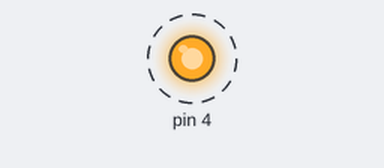
Bench run of a sketch on a simulated Arduino Uno, built with avr-gcc and run on an emulated ATmega328P. Shown: output pins drawn as LEDs (lit = HIGH). Dashed ring = blinking. What the sketch prints to the serial monitor is not drawn.

Above: at 1.5 s.
Timing chart, 0 to 5.6 s (numbered marks = the images above):
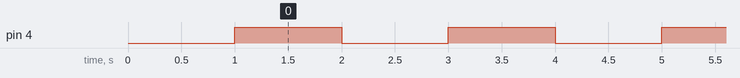

The sketch:

blink.ino
```cpp
void setup()
{
    // initialize the digital pin as an output.
    // Pin 13 has an LED connected on most Arduino boards:
    pinMode(4, OUTPUT);
    Serial.begin(115200);
    delay(1000);
    Serial.println("Starte...");
}

void loop()
{
    Serial.println("Hight");
    digitalWrite(4, HIGH); // set the LED on
    delay(1000);           // wait for a second
    Serial.println("LOW");
    digitalWrite(4, LOW); // set the LED off
    delay(1000);          // wait for a second
}
```

Measured:
- by itself, pin 4: alternates HIGH for 1.0 s and LOW for 1.0 s
